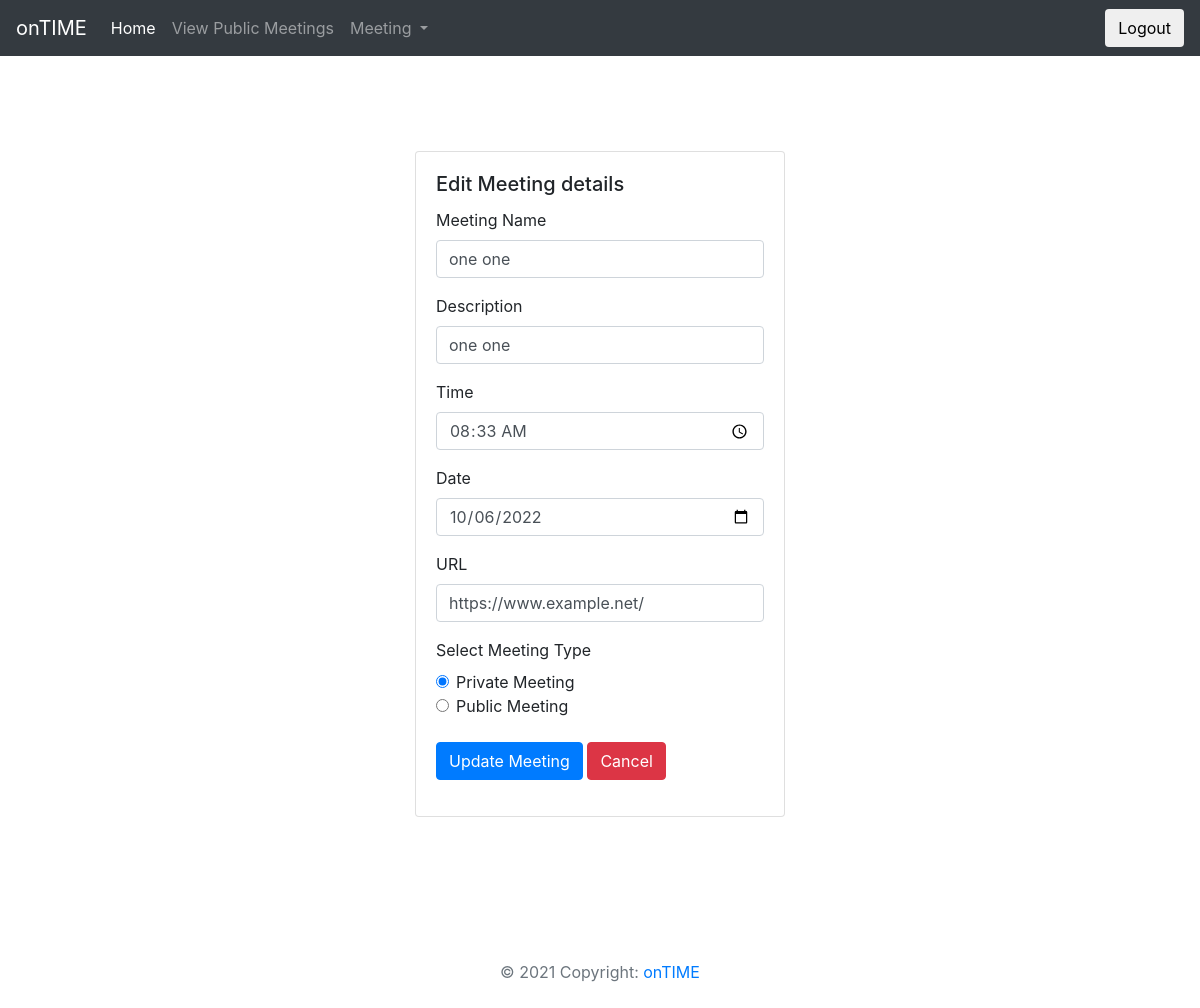
Page /edit-meeting?id=18 (signed in) on the committed database.
### tables this page shows
CREATE TABLE IF NOT EXISTS `meetings` (
  `meeting_id` int(11) NOT NULL AUTO_INCREMENT,
  `meeting_user_email` varchar(50) NOT NULL,
  `meeting_name` varchar(30) NOT NULL,
  `meeting_description` varchar(30) NOT NULL,
  `meeting_time` time NOT NULL,
  `meeting_date` date NOT NULL,
  `meeting_vis` varchar(20) NOT NULL,
  `meeting_url` varchar(50) NOT NULL,
  PRIMARY KEY (`meeting_id`),
  KEY `meeting_user_email` (`meeting_user_email`)
);

### classes/edit-meeting-controller.php (called while the page is built, shortened)
<?php
class EditMeetingController extends EditMeeting
{
    private $id;
    private $email;
    public function __construct($id, $email, $mname = false, $mdescr = false, $mtime = false, $mdate = false, $vis = false, $murl = false)
    {
        $this->id = $id;
        $this->email = $email;
    }
    public function checkMeetingExists()
    {
        return $this->CheckMeeting($this->id, $this->email);
    }
}

### database/db-connection-class.php (called while the page is built)
<?php
class Dbc
{
    protected function connect()
    {
        try {
            $host = 'localhost';
            $db = 'ontime';
            $user = 'root';
            $password = '';
            $dsn = "mysql:host=$host;dbname=$db;charset=UTF8";
            $db = new PDO($dsn, $user, $password);
            return $db;
        } catch (PDOException $e) {
            print "Error -> " . $e->getMessage() . "<br/>";
            die();
        }
    }
}

### classes/edit-meeting-class.php (called while the page is built, shortened)
<?php
class EditMeeting extends Dbc
{
    protected function CheckMeeting($id, $useremail)
    {
        $statement = $this->connect()->prepare("SELECT * FROM meetings WHERE meeting_id = ? and meeting_user_email=?;");
        $statement->bindParam(1, $id, PDO::PARAM_STR);
        $statement->bindParam(2, $useremail, PDO::PARAM_STR);
        if (!$statement->execute()) {
            $statement = null;
            header("location : index?error=meetingnotfound");
            exit();
        } else {
            return $statement->fetchAll(PDO::FETCH_ASSOC);
        }
    }
}

### includes/edit-meeting-form.php (the view, shortened to what this page needs)
<?php
if ($_SERVER['REQUEST_METHOD'] == 'GET') {
    $user = $_SESSION['user']['email'];
    $id = $_GET['id'];
    include "./database/db-connection-class.php";
    include "./classes/edit-meeting-class.php";
    include "./classes/edit-meeting-controller.php";
    $meeting_updater = new EditMeetingController($id, $user);
    $meeting_details = $meeting_updater->checkMeetingExists();
    if ($meeting_details) {
        $mname = $meeting_details[0]['meeting_name'];
        $mdescr = $meeting_details[0]['meeting_description'];
        $mtime = $meeting_details[0]['meeting_time'];
        $mdate = $meeting_details[0]['meeting_date'];
        $murl = $meeting_details[0]['meeting_url'];
    }
}
?>
<div class="container-fluid" style="position: absolute; top: 15%">
    <div class="row">
        <div class="col-4 mr-auto ml-auto">
            <div class="card">
                <div class="card-body">
                    <h5 class="card-title">
                        Edit Meeting details
                    </h5>
                    <div class="card-text">
                        <form method="POST" action="<?php include './includes/edit-meeting-inc.php';
                                                    update_meeting() ?>">
                            <div class="mb-3">
                                <label for="mname" class="form-label">Meeting Name</label>
                                <input type="text" class="form-control" value="<?php echo $mname ?>" name="mname" id="mname" required>
                            </div>
                            <div class="mb-3">
                                <label for="mdescr" class="form-label">Description</label>
                                <input type="text" class="form-control" value="<?php echo $mdescr ?>" name="mdescr" id="mdescr" required>
                            </div>
                            <div class="mb-3">
                                <label for="mtime" class="form-label">Time</label>
                                <input type="time" class="form-control" value="<?php echo $mtime ?>" name="mtime" id="mtime" required>
                            </div>
                            <div class="mb-3">
                                <label for="mdate" class="form-label">Date</label>
                                <input type="date" class="form-control" value="<?php echo $mdate ?>" name="mdate" id="mdate" required>
                            </div>
                            <div class="mb-3">
                                <label for="murl" class="form-label">URL</label>
                                <input type="url" class="form-control" value="<?php echo $murl ?>" name="murl" id="murl" required>
                            </div>
                            <label>Select Meeting Type</label>
                            <div class="form-check">
                                <input class="form-check-input" type="radio" value="PRIVATE" name="flexRadioDefault" id="flexRadioDefault1" checked>
                                <label class="form-check-label" for="flexRadioDefault1">
                                    Private Meeting
                                </label>
                            </div>
                            <div class="form-check mb-4">
                                <input class="form-check-input" type="radio" value="PUBLIC" name="flexRadioDefault" id="flexRadioDefault2">
                                <label class="form-check-label" for="flexRadioDefault2">
                                    Public Meeting
                                </label>
                            </div>
                            <button type="submit" class="btn btn-primary mb-3" name="update-meeting">Update Meeting</button>
                            <a class='btn btn-danger mb-3' href='view-meetings'> Cancel </a>
                        </form>
                    </div>
                </div>
            </div>
        </div>
    </div>
</div>

### rows in the picture
meetings: mname "one one", mdescr "one one", mtime "08:33:00", mdate "10/06/2022", murl "https://www.example.net/"
